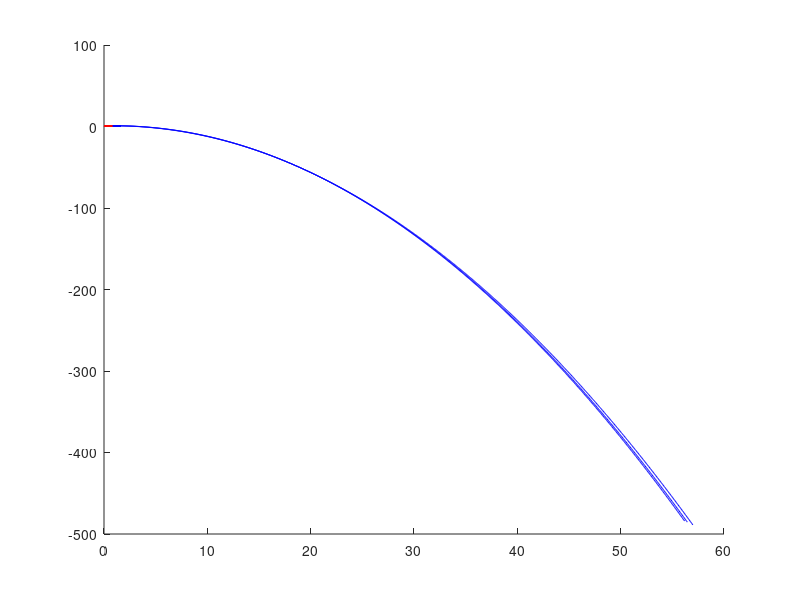
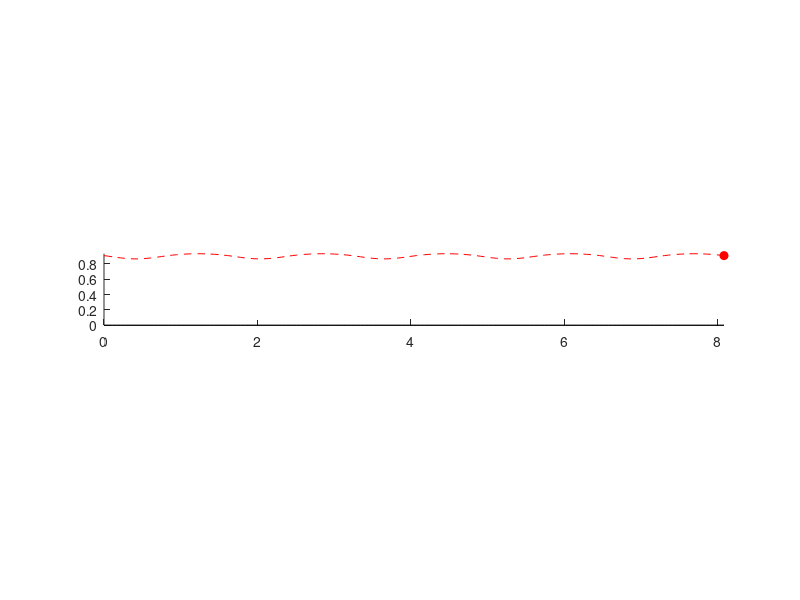
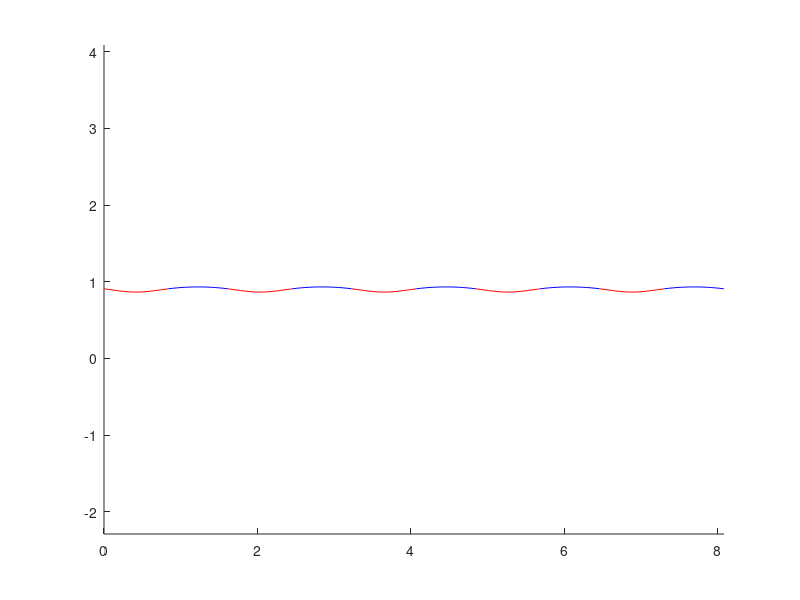

These charts were generated, in order, by the following MATLAB code:
function hop()
    g=9.8;    m=72.5748; L0=1.0;
    k=16*72*10*21.5;
    
    vx = 4.4;
    
    N = 1000;      % Number of Samples
    tSim = 10;     % Max Sim time
    
    tdPos = [];
    tdAng = pi/6;
    
    tStanceDes = .35*.45; % .35s estimated from paper
    tFlightDes = .35*.55;
    %tStanceDes = 0.2633;
    %tFlightDes = 0.2633/.45*.55;
    
    % for 3.5 m/s
    %tStanceDes=.18;
    %tFlightDes=.16;
    
    % for 2.6 m/s
    %tStanceDes=.255;
    %tFlightDes=.255/.64*(1-.64);
    
    % for 4.4 m/s
    %tStanceDes=.205;
    %tFlightDes=0.3158-.205;
    
    % for 6.0 m/s
    %tStanceDes=0.1463;
    %tFlightDes=0.1463;
    
    %tStanceDes = 0.256307061;
    %tFlightDes = 0.097823578;
    %vx = 3;
    
    %tStanceDes = 0.225872939;
    %tFlightDes = 0.120308035;
    %vx = 3.5;
    
    
    %tStanceDes = 0.202446749;
    %tFlightDes = 0.13371407;
    %vx = 4;
    
    %tStanceDes = 0.183808563;
    %tFlightDes = 0.140642473;
    %vx = 4.5;
    
    %tStanceDes = 0.168594963;
    %tFlightDes = 0.142858747;
    %vx = 5;
    
    tStanceDes = 0.155920276;
    tFlightDes = 0.141643052;
    
    vx = 5.5;
    
    figure(1)
    clf;
    hold on;
    global zs foots
    
    function dz = flightDynamics(t,z)
       dz = z;
       x = z(1); xdot = z(2);
       y = z(3); ydot = z(4);
       dz(1) = xdot;
       dz(2) = 0;
       
       dz(3) = ydot;
       dz(4) = -g;
    end
    function [value isterminal direction] = flightEvents(t,z)
       value = z(3)-L0*cos(tdAng);
       isterminal = 1;	direction = -1;
    end
    function dz  = stanceDynamics(t,z)
       dz = z;
       x = z(1); xdot = z(2);
       y = z(3); ydot = z(4);
       
       len = norm([x-tdPos(1) y]);
       dz(1) = xdot;
       dz(2) = 1/m * ( k * (L0 - len) * (x-tdPos(1)) / len);
       
       dz(3) = ydot;
       dz(4) = -g + 1/m * ( k * (L0 - len) * y / len);
    end
    function [value isterminal direction] = stanceEvents(t,z)
       x = z(1); xdot = z(2);
       y = z(3); ydot = z(4);
       
       len = norm([x-tdPos(1) y]);
       value = len-L0;
       isterminal = 1;	direction = +1;
    end

    function [t_out z_out foot_out tf zf en loTime] = simulatePeriod(t0,params,x0)
        flightOptions = odeset('Events',@flightEvents,'AbsTol',1e-9,'RelTol',1e-9);
        stanceOptions = odeset('Events',@stanceEvents,'AbsTol',1e-9,'RelTol',1e-9); 
        
        xorig = 0;
        if nargin==3
            xorig = x0;
        end
        

        z0 = [xorig vx L0*cos(params(1)) params(2)];  
        k = params(3);
        tdAng = params(1);
        
        
        en = [];
        tspan = linspace(t0,t0+tSim,N);
        tdPos = [z0(1)+z0(3)*tan(tdAng) 0];
        %tdPos = [z0(1)+L0*sin(tdAng) z0(3)-L0*cos(tdAng)];
        
        % Simulation Stance
        [t z tf zf] = ode45(@stanceDynamics,tspan,z0,stanceOptions);
        leg = z(:,[1 3]) - ones(length(t),1)*tdPos;
        
        if nargout == 7
            loTime = tf;
        end
                    
        vel = z(:,[2 4]);
        en = m*g*z(:,3) + 1/2 * k * (sqrt(sum(leg.^2,2))-L0).^2 + 1/2*m*sum(vel.^2,2);
        foot = ones(length(z(:,1)),1)*tdPos;
        
        plot(z(:,1),z(:,3),'r');
        %plot(z(:,1),sqrt(L0^2-(z(:,1)-tdPos(1)).^2),'k--')
        
        z_out = z;
        t_out = t;
        foot_out = foot;
        
        if length(tf) == 0
            'break after stance'
            return;
        end
        
        tspan = linspace(tf,tf+tSim,N);
        [t z tf zf] = ode45(@flightDynamics,tspan,zf,flightOptions);
        foot = [z(:,1)+L0*sin(tdAng) z(:,3)-L0*cos(tdAng)];
        
        vel = z(:,[2 4]);
        en2 = m*g*z(:,3) + 1/2*m*(z(:,2).^2 + z(:,4).^2);
        en = [en ; en2];
        
        plot(z(:,1),z(:,3),'b');
        %plot([z(1,1) z(end,1)],[L0*cos(tdAng) L0*cos(tdAng)],'k--')
        
        t_out = [t_out ; t];
        z_out = [z_out ; z];
        foot_out = [ foot_out ; foot]; 
    end
    function output = periodResidual(params)
        [t z foot tf zf en loTime] = simulatePeriod(0,params);
        output = [0 0 0 0];
        if length(tf)==0
            output(1) = vx - z(end,2);
            output(2) = params(2) - z(end,4);
            output(3) = loTime - tStanceDes;
            output(4) = (t(end)-loTime) - tFlightDes;
        else
            output(1) = vx - z(end,2);
            output(2) = params(2) - z(end,4);
            
            output(3) = loTime - tStanceDes;
            
            
            output(4) = (tf-loTime) - tFlightDes;
        end
    end
    
    %% Initial guesses
    % z0initial = [0 3.5	L0*cos(tdAng)	-0.424237]'; % Cycle (a) stable run like cycle 
    % z0initial = [0 1.5  L0*cos(tdAng) -1.8]';        % Cycle (b) Unstable high cycle 
    
    % Other Limit Cycles
    % z0initial = [0 1.5  L0*cos(tdAng) -.8]'; % unstable cycle
    % z0initial = [0 3    0.8660   0]';     %  vert unstable cycle low
    % z0initial = [0 .3  L0*cos(tdAng) -.2]'; % another stable cycle X
   
    paramsInitial = [pi/6 -1.459228 16*72*10];
     
    paramsInitial = [.19 -1.2250 6.6683e+04]
    
    %% Find Orbit
    params0 = paramsInitial;
    options = optimset('display','iter');
    [params resnorm res] = lsqnonlin(@periodResidual,params0,[pi/20,-inf,16*72*2],[pi/4,-.1,16*72*100*21.5],options);
    res
    ang = params(1)
    vy = params(2)
    k = params(3)
    [t z foot tf zf] = simulatePeriod(0,params);
    zf
    
    params
    
    [t z foot tf zf] = simulatePeriod(0,params);    
    
    %% Optional Distrubance

    z0 = zf;
    z0(1) = 0;
    x0 = 0;
    %zf = z0;    
    tf = 0;
    foot0 = [z0(1)+L0*sin(tdAng) z0(3)-L0*cos(tdAng)];
    
	J = 5;         % Number of Jumps
    ts = []; zs = []; ens = [];
    
    
    figure(15); clf; hold on; axis equal
    
    %% Simulate Multiple Steps
    foots = [];
    tfs=[];
    los=[];
    for i = 1:J
        
        [t z foot tf zf energy lo] = simulatePeriod(tf,params,x0);
        x0 = zf(1);
        tfs=[tfs tf];
        los=[los lo];
        ts = [ts ; t]; zs = [zs ; z]; foots = [foots ; foot];
        ens = [ens ; energy];
        if length(tf) == 0
            'break after sim'
            break;
        end
        %fprintf(1,'%f\t',zf);
        %fprintf(1,'\n');
    end
    
    fprintf(1,'\n');
    fprintf(1,'%f\t',z0);
    fprintf(1,'\n');
    
    tic
        %% Hopping Animation
	figure(2); clf; hold on;
    hOA = plot([z0(1) z0(3)],[foot0(1) foot0(2)],'r');
    hA = plot(z0(1),z0(3),'ro');
    hHist = plot(z0(1),z0(3),'r--');
    axis equal;
    axis([0 max(zs(:,1)) 0 max(zs(:,3))]); 
    set(hA,'markerfacecolor','r');
    startTime = cputime;
    for i = 1:1:length(ts)
        set(hOA,'ydata',[zs(i,3) foots(i,2)],'xdata',[zs(i,1) foots(i,1)]);
        set(hA,'ydata',zs(i,3),'xdata',zs(i,1));
        set(hHist,'ydata',zs(1:i,3),'xdata',zs(1:i,1));
        %while (cputime-startTime) < ts(i)
            pause(.00001);
        %end
    end
    toc
    ts(end)


     
    %% Point Mass Trajectory
    plot(zs(:,1),0*zs(:,1),'k');
    axis([0 max(zs(:,1)) 0 max(zs(:,3))]); 
    
    %% Energy Plot    
%     figure(4)
%     title('Energy');
%     plot(ts,ens)
Stiffness = params(3);
vx = vx;
Stance = los(1);
Period = tfs(1);
DutyFactor = Stance/Period/2;
Length = Period*vx;


fprintf(1,'Vy = \t%f\n',vy);
fprintf(1,'T  = \t%f\n',Period);
fprintf(1,'Cad  = \t%f\n',60/Period);
fprintf(1,'t_c = \t%f\n',Stance);
fprintf(1,'DF = \t%f\n',DutyFactor);
fprintf(1,'SL = \t%f\n',Length);
fprintf(1,'px = \t%f\n',L0*sin(ang));
fprintf(1,'py = \t%f\n',-L0*cos(ang));


fprintf(1,'touchDownAngle=\t%f;\n',ang);
fprintf(1,'legSpringConstant = \t%f;\n',Stiffness);
fprintf(1,'forwardVelocity = \t%f;\n',vx);
fprintf(1,'maxSLIPHeight = \t%f;\n',max(zs(:,3)));
fprintf(1,'touchDownLength = \t%f;\n',L0);
fprintf(1,'stanceTime = \t%f;\n',tStanceDes);
fprintf(1,'flightTime = \t%f;\n',tFlightDes);


params(1)
params(2)
params(3)



    
    
end
